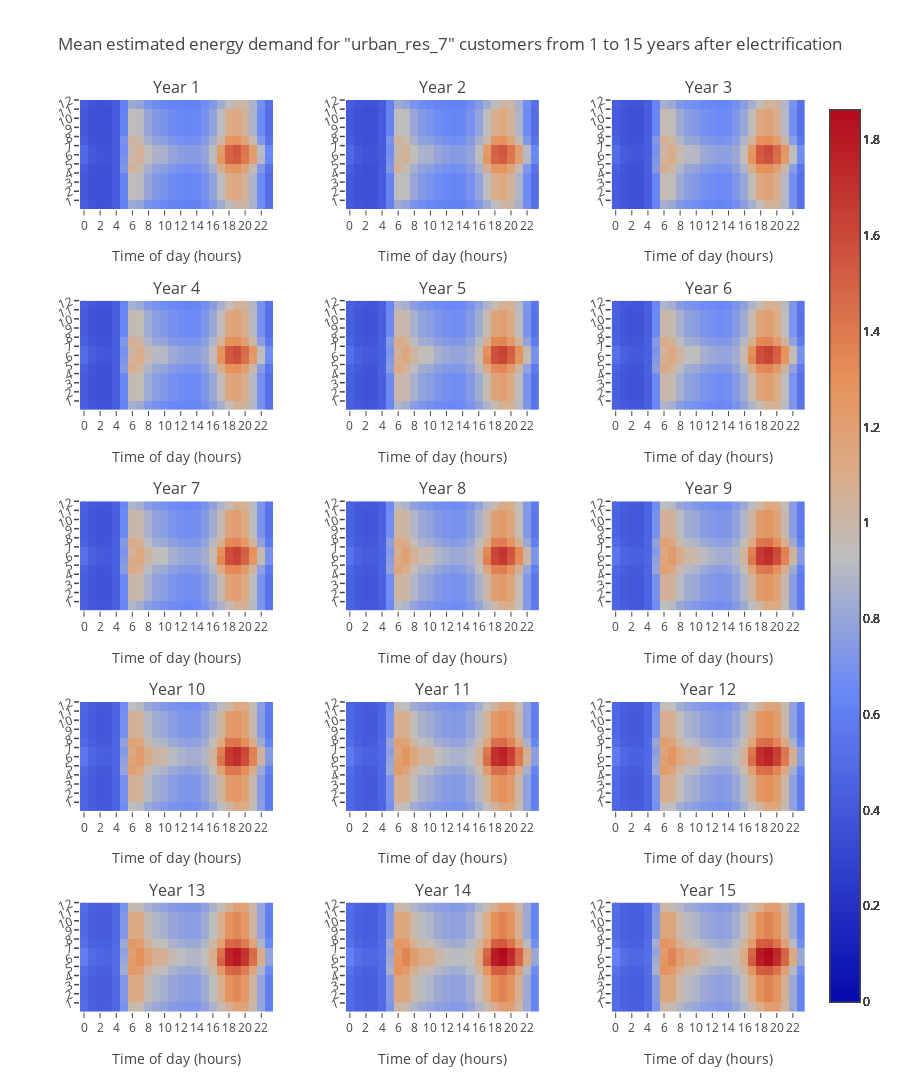

This figure's notebook cell:
### Code cell
exc.plot15YearHourlyProfiles('urban_res_7', 'Weekday')

### Figure 1 — Plotly figure (JSON) as saved in the notebook; plotly's stock layout.template omitted (floating-point values rounded to 4 significant figures; data arrays with more than 128 entries replaced by an {"elided": "..."} marker saying what was removed)
{"data": [{"hoverinfo": "text", "text": {"elided": "12x24 str values"}, "type": "heatmap", "x": {"elided": "288 int values"}, "xaxis": "x1", "y": {"elided": "288 int values"}, "yaxis": "y1", "z": {"elided": "288 float values"}, "zmax": 1.863, "zmin": 0}, {"hoverinfo": "text", "text": {"elided": "12x24 str values"}, "type": "heatmap", "x": {"elided": "288 int values"}, "xaxis": "x2", "y": {"elided": "288 int values"}, "yaxis": "y2", "z": {"elided": "288 float values"}, "zmax": 1.863, "zmin": 0}, {"hoverinfo": "text", "text": {"elided": "12x24 str values"}, "type": "heatmap", "x": {"elided": "288 int values"}, "xaxis": "x3", "y": {"elided": "288 int values"}, "yaxis": "y3", "z": {"elided": "288 float values"}, "zmax": 1.863, "zmin": 0}, {"hoverinfo": "text", "text": {"elided": "12x24 str values"}, "type": "heatmap", "x": {"elided": "288 int values"}, "xaxis": "x4", "y": {"elided": "288 int values"}, "yaxis": "y4", "z": {"elided": "288 float values"}, "zmax": 1.863, "zmin": 0}, {"hoverinfo": "text", "text": {"elided": "12x24 str values"}, "type": "heatmap", "x": {"elided": "288 int values"}, "xaxis": "x5", "y": {"elided": "288 int values"}, "yaxis": "y5", "z": {"elided": "288 float values"}, "zmax": 1.863, "zmin": 0}, {"hoverinfo": "text", "text": {"elided": "12x24 str values"}, "type": "heatmap", "x": {"elided": "288 int values"}, "xaxis": "x6", "y": {"elided": "288 int values"}, "yaxis": "y6", "z": {"elided": "288 float values"}, "zmax": 1.863, "zmin": 0}, {"hoverinfo": "text", "text": {"elided": "12x24 str values"}, "type": "heatmap", "x": {"elided": "288 int values"}, "xaxis": "x7", "y": {"elided": "288 int values"}, "yaxis": "y7", "z": {"elided": "288 float values"}, "zmax": 1.863, "zmin": 0}, {"hoverinfo": "text", "text": {"elided": "12x24 str values"}, "type": "heatmap", "x": {"elided": "288 int values"}, "xaxis": "x8", "y": {"elided": "288 int values"}, "yaxis": "y8", "z": {"elided": "288 float values"}, "zmax": 1.863, "zmin": 0}, {"hoverinfo": "text", "text": {"elided": "12x24 str values"}, "type": "heatmap", "x": {"elided": "288 int values"}, "xaxis": "x9", "y": {"elided": "288 int values"}, "yaxis": "y9", "z": {"elided": "288 float values"}, "zmax": 1.863, "zmin": 0}, {"hoverinfo": "text", "text": {"elided": "12x24 str values"}, "type": "heatmap", "x": {"elided": "288 int values"}, "xaxis": "x10", "y": {"elided": "288 int values"}, "yaxis": "y10", "z": {"elided": "288 float values"}, "zmax": 1.863, "zmin": 0}, {"hoverinfo": "text", "text": {"elided": "12x24 str values"}, "type": "heatmap", "x": {"elided": "288 int values"}, "xaxis": "x11", "y": {"elided": "288 int values"}, "yaxis": "y11", "z": {"elided": "288 float values"}, "zmax": 1.863, "zmin": 0}, {"hoverinfo": "text", "text": {"elided": "12x24 str values"}, "type": "heatmap", "x": {"elided": "288 int values"}, "xaxis": "x12", "y": {"elided": "288 int values"}, "yaxis": "y12", "z": {"elided": "288 float values"}, "zmax": 1.863, "zmin": 0}, {"hoverinfo": "text", "text": {"elided": "12x24 str values"}, "type": "heatmap", "x": {"elided": "288 int values"}, "xaxis": "x13", "y": {"elided": "288 int values"}, "yaxis": "y13", "z": {"elided": "288 float values"}, "zmax": 1.863, "zmin": 0}, {"hoverinfo": "text", "text": {"elided": "12x24 str values"}, "type": "heatmap", "x": {"elided": "288 int values"}, "xaxis": "x14", "y": {"elided": "288 int values"}, "yaxis": "y14", "z": {"elided": "288 float values"}, "zmax": 1.863, "zmin": 0}, {"hoverinfo": "text", "text": {"elided": "12x24 str values"}, "type": "heatmap", "x": {"elided": "288 int values"}, "xaxis": "x15", "y": {"elided": "288 int values"}, "yaxis": "y15", "z": {"elided": "288 float values"}, "zmax": 1.863, "zmin": 0}], "layout": {"annotations": [{"font": {"size": 16}, "showarrow": false, "text": "Year 1", "x": 0.1333, "xanchor": "center", "xref": "paper", "y": 1, "yanchor": "bottom", "yref": "paper"}, {"font": {"size": 16}, "showarrow": false, "text": "Year 2", "x": 0.5, "xanchor": "center", "xref": "paper", "y": 1, "yanchor": "bottom", "yref": "paper"}, {"font": {"size": 16}, "showarrow": false, "text": "Year 3", "x": 0.8667, "xanchor": "center", "xref": "paper", "y": 1, "yanchor": "bottom", "yref": "paper"}, {"font": {"size": 16}, "showarrow": false, "text": "Year 4", "x": 0.1333, "xanchor": "center", "xref": "paper", "y": 0.78, "yanchor": "bottom", "yref": "paper"}, {"font": {"size": 16}, "showarrow": false, "text": "Year 5", "x": 0.5, "xanchor": "center", "xref": "paper", "y": 0.78, "yanchor": "bottom", "yref": "paper"}, {"font": {"size": 16}, "showarrow": false, "text": "Year 6", "x": 0.8667, "xanchor": "center", "xref": "paper", "y": 0.78, "yanchor": "bottom", "yref": "paper"}, {"font": {"size": 16}, "showarrow": false, "text": "Year 7", "x": 0.1333, "xanchor": "center", "xref": "paper", "y": 0.56, "yanchor": "bottom", "yref": "paper"}, {"font": {"size": 16}, "showarrow": false, "text": "Year 8", "x": 0.5, "xanchor": "center", "xref": "paper", "y": 0.56, "yanchor": "bottom", "yref": "paper"}, {"font": {"size": 16}, "showarrow": false, "text": "Year 9", "x": 0.8667, "xanchor": "center", "xref": "paper", "y": 0.56, "yanchor": "bottom", "yref": "paper"}, {"font": {"size": 16}, "showarrow": false, "text": "Year 10", "x": 0.1333, "xanchor": "center", "xref": "paper", "y": 0.34, "yanchor": "bottom", "yref": "paper"}, {"font": {"size": 16}, "showarrow": false, "text": "Year 11", "x": 0.5, "xanchor": "center", "xref": "paper", "y": 0.34, "yanchor": "bottom", "yref": "paper"}, {"font": {"size": 16}, "showarrow": false, "text": "Year 12", "x": 0.8667, "xanchor": "center", "xref": "paper", "y": 0.34, "yanchor": "bottom", "yref": "paper"}, {"font": {"size": 16}, "showarrow": false, "text": "Year 13", "x": 0.1333, "xanchor": "center", "xref": "paper", "y": 0.12, "yanchor": "bottom", "yref": "paper"}, {"font": {"size": 16}, "showarrow": false, "text": "Year 14", "x": 0.5, "xanchor": "center", "xref": "paper", "y": 0.12, "yanchor": "bottom", "yref": "paper"}, {"font": {"size": 16}, "showarrow": false, "text": "Year 15", "x": 0.8667, "xanchor": "center", "xref": "paper", "y": 0.12, "yanchor": "bottom", "yref": "paper"}], "height": 1500, "showlegend": false, "title": "Mean estimated energy demand for \"urban_res_7\" customers from 1 to 15 years after electrification", "xaxis1": {"anchor": "y1", "domain": [0, 0.2667], "tickvals": [0, 2, 4, 6, 8, 10, 12, 14, 16, 18, 20, 22], "title": "Time of day (hours)"}, "xaxis10": {"anchor": "y10", "domain": [0, 0.2667], "tickvals": [0, 2, 4, 6, 8, 10, 12, 14, 16, 18, 20, 22], "title": "Time of day (hours)"}, "xaxis11": {"anchor": "y11", "domain": [0.3667, 0.6333], "tickvals": [0, 2, 4, 6, 8, 10, 12, 14, 16, 18, 20, 22], "title": "Time of day (hours)"}, "xaxis12": {"anchor": "y12", "domain": [0.7333, 1], "tickvals": [0, 2, 4, 6, 8, 10, 12, 14, 16, 18, 20, 22], "title": "Time of day (hours)"}, "xaxis13": {"anchor": "y13", "domain": [0, 0.2667], "tickvals": [0, 2, 4, 6, 8, 10, 12, 14, 16, 18, 20, 22], "title": "Time of day (hours)"}, "xaxis14": {"anchor": "y14", "domain": [0.3667, 0.6333], "tickvals": [0, 2, 4, 6, 8, 10, 12, 14, 16, 18, 20, 22], "title": "Time of day (hours)"}, "xaxis15": {"anchor": "y15", "domain": [0.7333, 1], "tickvals": [0, 2, 4, 6, 8, 10, 12, 14, 16, 18, 20, 22], "title": "Time of day (hours)"}, "xaxis2": {"anchor": "y2", "domain": [0.3667, 0.6333], "tickvals": [0, 2, 4, 6, 8, 10, 12, 14, 16, 18, 20, 22], "title": "Time of day (hours)"}, "xaxis3": {"anchor": "y3", "domain": [0.7333, 1], "tickvals": [0, 2, 4, 6, 8, 10, 12, 14, 16, 18, 20, 22], "title": "Time of day (hours)"}, "xaxis4": {"anchor": "y4", "domain": [0, 0.2667], "tickvals": [0, 2, 4, 6, 8, 10, 12, 14, 16, 18, 20, 22], "title": "Time of day (hours)"}, "xaxis5": {"anchor": "y5", "domain": [0.3667, 0.6333], "tickvals": [0, 2, 4, 6, 8, 10, 12, 14, 16, 18, 20, 22], "title": "Time of day (hours)"}, "xaxis6": {"anchor": "y6", "domain": [0.7333, 1], "tickvals": [0, 2, 4, 6, 8, 10, 12, 14, 16, 18, 20, 22], "title": "Time of day (hours)"}, "xaxis7": {"anchor": "y7", "domain": [0, 0.2667], "tickvals": [0, 2, 4, 6, 8, 10, 12, 14, 16, 18, 20, 22], "title": "Time of day (hours)"}, "xaxis8": {"anchor": "y8", "domain": [0.3667, 0.6333], "tickvals": [0, 2, 4, 6, 8, 10, 12, 14, 16, 18, 20, 22], "title": "Time of day (hours)"}, "xaxis9": {"anchor": "y9", "domain": [0.7333, 1], "tickvals": [0, 2, 4, 6, 8, 10, 12, 14, 16, 18, 20, 22], "title": "Time of day (hours)"}, "yaxis1": {"anchor": "x1", "domain": [0.88, 1], "tickangle": -20, "ticktext": [1, 2, 3, 4, 5, 6, 7, 8, 9, 10, 11, 12], "tickvals": [0.5, 1.5, 2.5, 3.5, 4.5, 5.5, 6.5, 7.5, 8.5, 9.5, 10.5, 11.5], "tickwidth": 1.5, "type": "category"}, "yaxis10": {"anchor": "x10", "domain": [0.22, 0.34], "tickangle": -20, "ticktext": [1, 2, 3, 4, 5, 6, 7, 8, 9, 10, 11, 12], "tickvals": [0.5, 1.5, 2.5, 3.5, 4.5, 5.5, 6.5, 7.5, 8.5, 9.5, 10.5, 11.5], "tickwidth": 1.5, "type": "category"}, "yaxis11": {"anchor": "x11", "domain": [0.22, 0.34], "tickangle": -20, "ticktext": [1, 2, 3, 4, 5, 6, 7, 8, 9, 10, 11, 12], "tickvals": [0.5, 1.5, 2.5, 3.5, 4.5, 5.5, 6.5, 7.5, 8.5, 9.5, 10.5, 11.5], "tickwidth": 1.5, "type": "category"}, "yaxis12": {"anchor": "x12", "domain": [0.22, 0.34], "tickangle": -20, "ticktext": [1, 2, 3, 4, 5, 6, 7, 8, 9, 10, 11, 12], "tickvals": [0.5, 1.5, 2.5, 3.5, 4.5, 5.5, 6.5, 7.5, 8.5, 9.5, 10.5, 11.5], "tickwidth": 1.5, "type": "category"}, "yaxis13": {"anchor": "x13", "domain": [0, 0.12], "tickangle": -20, "ticktext": [1, 2, 3, 4, 5, 6, 7, 8, 9, 10, 11, 12], "tickvals": [0.5, 1.5, 2.5, 3.5, 4.5, 5.5, 6.5, 7.5, 8.5, 9.5, 10.5, 11.5], "tickwidth": 1.5, "type": "category"}, "yaxis14": {"anchor": "x14", "domain": [0, 0.12], "tickangle": -20, "ticktext": [1, 2, 3, 4, 5, 6, 7, 8, 9, 10, 11, 12], "tickvals": [0.5, 1.5, 2.5, 3.5, 4.5, 5.5, 6.5, 7.5, 8.5, 9.5, 10.5, 11.5], "tickwidth": 1.5, "type": "category"}, "yaxis15": {"anchor": "x15", "domain": [0, 0.12], "tickangle": -20, "ticktext": [1, 2, 3, 4, 5, 6, 7, 8, 9, 10, 11, 12], "tickvals": [0.5, 1.5, 2.5, 3.5, 4.5, 5.5, 6.5, 7.5, 8.5, 9.5, 10.5, 11.5], "tickwidth": 1.5, "type": "category"}, "yaxis2": {"anchor": "x2", "domain": [0.88, 1], "tickangle": -20, "ticktext": [1, 2, 3, 4, 5, 6, 7, 8, 9, 10, 11, 12], "tickvals": [0.5, 1.5, 2.5, 3.5, 4.5, 5.5, 6.5, 7.5, 8.5, 9.5, 10.5, 11.5], "tickwidth": 1.5, "type": "category"}, "yaxis3": {"anchor": "x3", "domain": [0.88, 1], "tickangle": -20, "ticktext": [1, 2, 3, 4, 5, 6, 7, 8, 9, 10, 11, 12], "tickvals": [0.5, 1.5, 2.5, 3.5, 4.5, 5.5, 6.5, 7.5, 8.5, 9.5, 10.5, 11.5], "tickwidth": 1.5, "type": "category"}, "yaxis4": {"anchor": "x4", "domain": [0.66, 0.78], "tickangle": -20, "ticktext": [1, 2, 3, 4, 5, 6, 7, 8, 9, 10, 11, 12], "tickvals": [0.5, 1.5, 2.5, 3.5, 4.5, 5.5, 6.5, 7.5, 8.5, 9.5, 10.5, 11.5], "tickwidth": 1.5, "type": "category"}, "yaxis5": {"anchor": "x5", "domain": [0.66, 0.78], "tickangle": -20, "ticktext": [1, 2, 3, 4, 5, 6, 7, 8, 9, 10, 11, 12], "tickvals": [0.5, 1.5, 2.5, 3.5, 4.5, 5.5, 6.5, 7.5, 8.5, 9.5, 10.5, 11.5], "tickwidth": 1.5, "type": "category"}, "yaxis6": {"anchor": "x6", "domain": [0.66, 0.78], "tickangle": -20, "ticktext": [1, 2, 3, 4, 5, 6, 7, 8, 9, 10, 11, 12], "tickvals": [0.5, 1.5, 2.5, 3.5, 4.5, 5.5, 6.5, 7.5, 8.5, 9.5, 10.5, 11.5], "tickwidth": 1.5, "type": "category"}, "yaxis7": {"anchor": "x7", "domain": [0.44, 0.56], "tickangle": -20, "ticktext": [1, 2, 3, 4, 5, 6, 7, 8, 9, 10, 11, 12], "tickvals": [0.5, 1.5, 2.5, 3.5, 4.5, 5.5, 6.5, 7.5, 8.5, 9.5, 10.5, 11.5], "tickwidth": 1.5, "type": "category"}, "yaxis8": {"anchor": "x8", "domain": [0.44, 0.56], "tickangle": -20, "ticktext": [1, 2, 3, 4, 5, 6, 7, 8, 9, 10, 11, 12], "tickvals": [0.5, 1.5, 2.5, 3.5, 4.5, 5.5, 6.5, 7.5, 8.5, 9.5, 10.5, 11.5], "tickwidth": 1.5, "type": "category"}, "yaxis9": {"anchor": "x9", "domain": [0.44, 0.56], "tickangle": -20, "ticktext": [1, 2, 3, 4, 5, 6, 7, 8, 9, 10, 11, 12], "tickvals": [0.5, 1.5, 2.5, 3.5, 4.5, 5.5, 6.5, 7.5, 8.5, 9.5, 10.5, 11.5], "tickwidth": 1.5, "type": "category"}}}
